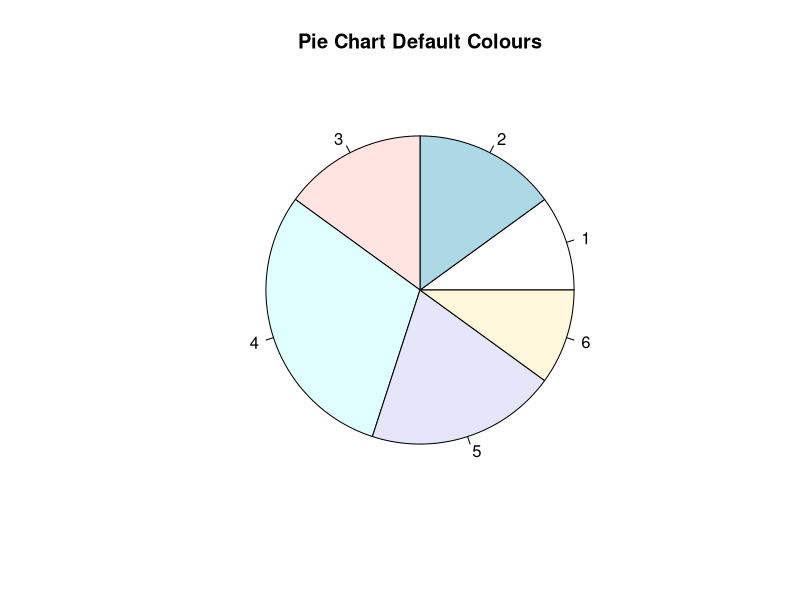
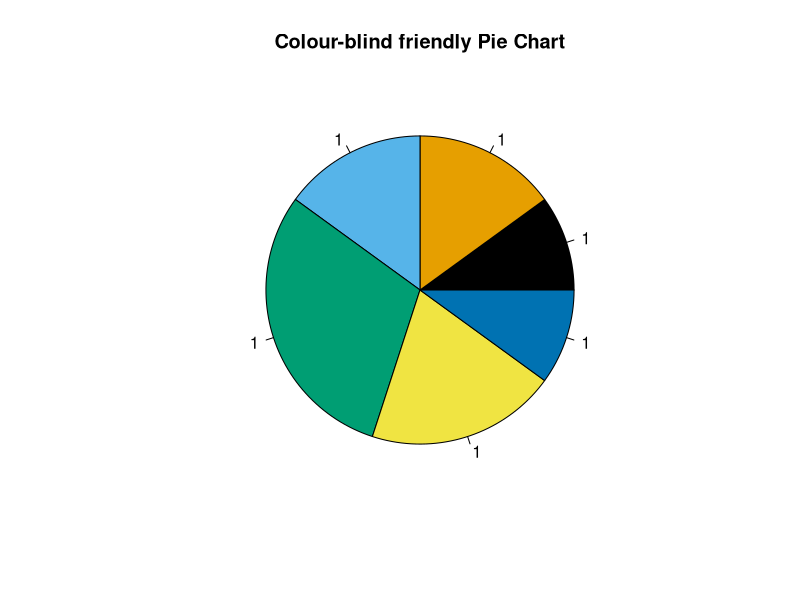
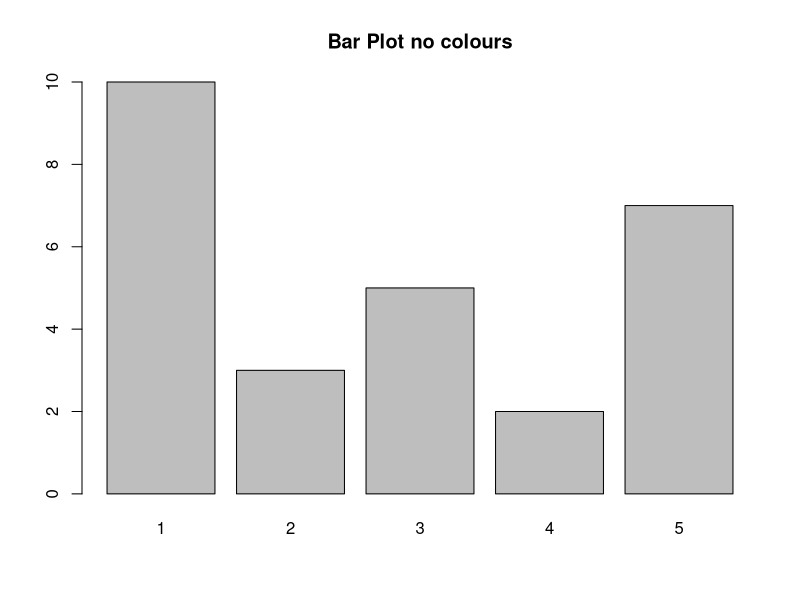
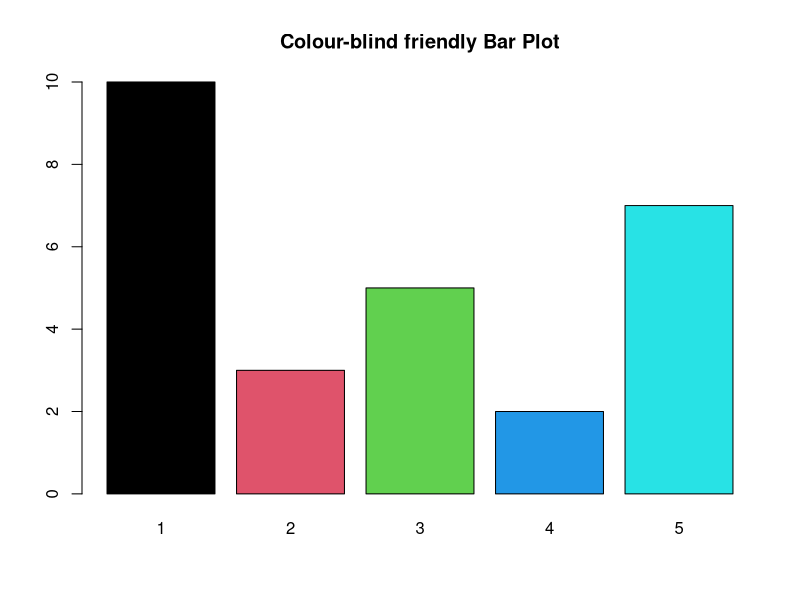

The R source for these figures, in order:
## ---- chunk 1
x <- c(10,15,15,30,20,10)
## ---- chunk 2
pie(x, main = "Pie Chart Default Colours")
## ---- chunk 3
palette.colors(palette= "Okabe-Ito")
## ---- chunk 4
okabe_ito_colours<- c("#000000", "#E69F00", "#56B4E9", "#009E73", "#F0E442", "#0072B2", "#D55E00",  "#CC79A7","#999999")
## ---- chunk 5
pie(x, main = "Colour-blind friendly Pie Chart", rep(1, 6), col = okabe_ito_colours)
## ---- chunk 6
x <- c("1", "2", "3", "4", "5")
y <- c(10, 3, 5, 2, 7)
barplot(y, names.arg = x, main = "Bar Plot no colours")
## ---- chunk 7
palette.colors(palette= "R4")
R4_colours <- c("#000000","#DF536B", "#61D04F", "#2297E6", "#28E2E5", "#CD0BBC","#F5C710", "#9E9E9E")
## ---- chunk 8
barplot(y, names.arg = x, main = "Colour-blind friendly Bar Plot", rep(1,5), col = R4_colours)
